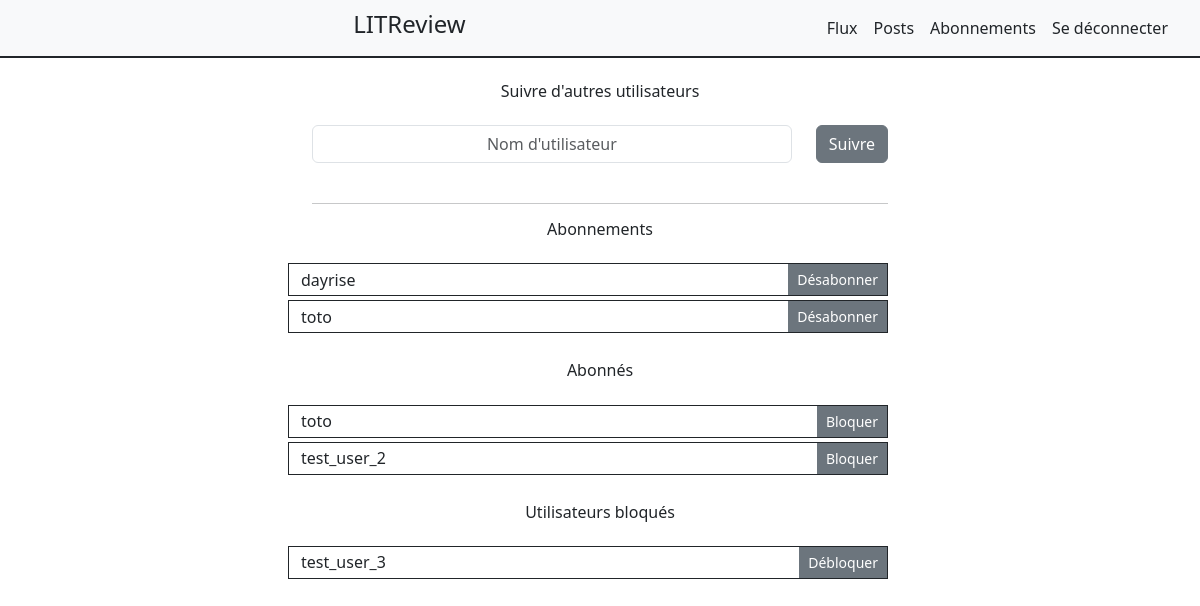
The page /follows/ (signed in) on the database as committed earlier.
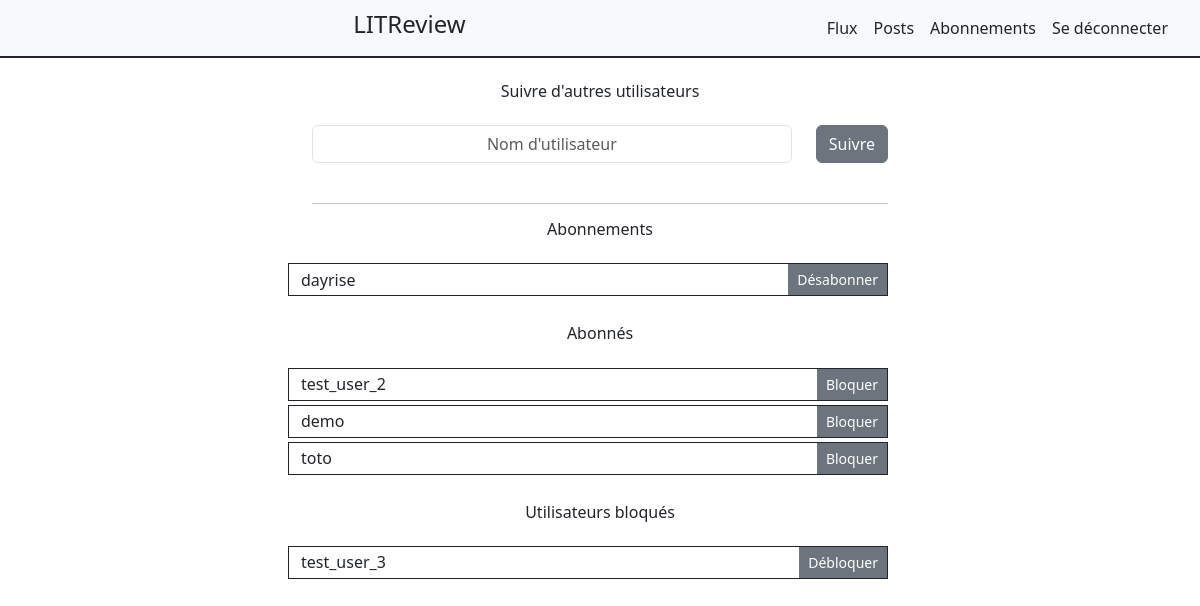
The same page on the database as committed later.
### authentication/models.py (models this page shows, shortened)
class CustomUser(AbstractUser):
    ADMINISTRATOR = "Administrator"
    MODERATOR = "Moderator"
    BASIC = "Basic"
    ROLE_CHOICES = (
        (ADMINISTRATOR, "Administrateur"),
        (MODERATOR, "Modérateur"),
        (BASIC, "Utilisateur"),
    )
    role = models.CharField(
        max_length=20,
        choices=ROLE_CHOICES,
        default=BASIC,
        verbose_name="Rôle",
    )
    avatar = models.ImageField(
        upload_to=get_avatar_path, verbose_name="Avatar", null=True, blank=True
    )
    follows = models.ManyToManyField(
        settings.AUTH_USER_MODEL,
        through="UserFollows",
        related_name="followers",
        verbose_name="suit",
        symmetrical=False,
        blank=True,
    )
    blocks = models.ManyToManyField(
        settings.AUTH_USER_MODEL,
        blank=True,
    )

### rating/views.py (the view, shortened to what this page needs)
# urls.py: path("follows/", rating.views.follows, name="follows"),
@login_required
def follows(request):
    user = request.user
    following = user.follows.all()  # users followed by the user
    followers = user.followers.all()  # users following the user
    blocked_users = user.blocks.all()  # users blocked by the user
    context = {"following": following, "followers": followers, "blocked": blocked_users}
    return render(request, "rating/follows.html", context=context)

### rating/templates/rating/follows.html (shortened to what this page needs)
{% extends "base.html" %}
{% block content %}
  <div class="container-sm w-50 mt-4" role="main">
    <div class="row">
      <div class="col-12 mb-3">
        <h6 class="text-center">Suivre d'autres utilisateurs</h6>
      </div>
      <form method="post" role="form" aria-label="Suivre d'autres utilisateurs">
        <div class="row mb-3">
          <div class="col-sm mx-auto mb-2">
            <input type="text" id="username" name="username" placeholder="Nom d'utilisateur"
                   required class="form-control text-center" aria-label="Nom d'utilisateur">
          </div>
          <div class="col-sm-auto">
            <button type="submit" class="btn btn-secondary float-end" aria-label="Suivre">
              Suivre
            </button>
          </div>
        </div>
      </form>
    </div>
    {% if following %}
      <hr>
      <div class="row mb-4" role="region" aria-labelledby="suit">
        <div class="col-12 mb-3">
          <h6 class="text-center" id="suit">Abonnements</h6>
        </div>
        {% for user in following %}
          <div class="row border border-dark align-items-center pe-0 mb-1">
            <div class="col-sm px-0">
              {{ user }}
            </div>
            <div class="col-sm pe-0">
              <a href="{% url 'unfollow' user.id %}" aria-label="Ne plus suivre l'utilisateur"
                 class="btn btn-sm btn-secondary rounded-0 float-end">
                Désabonner
              </a>
            </div>
          </div>
        {% endfor %}
      </div>
    {% endif %}
    {% if followers %}
      <div class="row mb-4" role="region" aria-labelledby="suivi-par">
        <div class="col-12 mb-3">
          <h6 class="text-center" id="suivi-par">Abonnés</h6>
        </div>
        {% for user in followers %}
          <div class="row border border-dark align-items-center pe-0 mb-1">
            <div class="col-sm px-0">
              {{ user }}
            </div>
            <div class="col-sm pe-0">
              <a href="{% url 'block' user.id %}" aria-label="Bloquer l'utilisateur"
                 class="btn btn-sm btn-secondary rounded-0 float-end">
                Bloquer
              </a>
            </div>
          </div>
        {% endfor %}
      </div>
    {% endif %}
    {% if blocked %}
      <div class="row mb-4" role="region" aria-labelledby="bloqués">
        <div class="col-12 mb-3">
          <h6 class="text-center" id="bloqués">Utilisateurs bloqués</h6>
        </div>
        {% for user in blocked %}
          <div class="row border border-dark align-items-center pe-0 mb-1">
            <div class="col-sm px-0">
              {{ user }}
            </div>
            <div class="col-sm pe-0">
              <a href="{% url 'unblock' user.id %}" aria-label="Débloquer l'utilisateur"
                 class="btn btn-sm btn-secondary rounded-0 float-end">
                Débloquer
              </a>
            </div>
          </div>
        {% endfor %}
      </div>
    {% endif %}
  </div>
{% endblock content %}

Rows that differ between the two databases and show on the page:
no longer on one of the page's lists (row edited): CustomUser: username "toto"
shown differently, row unchanged: CustomUser "test_user_2": moves up the list
added CustomUser: username "demo", shown under "Abonnés"
